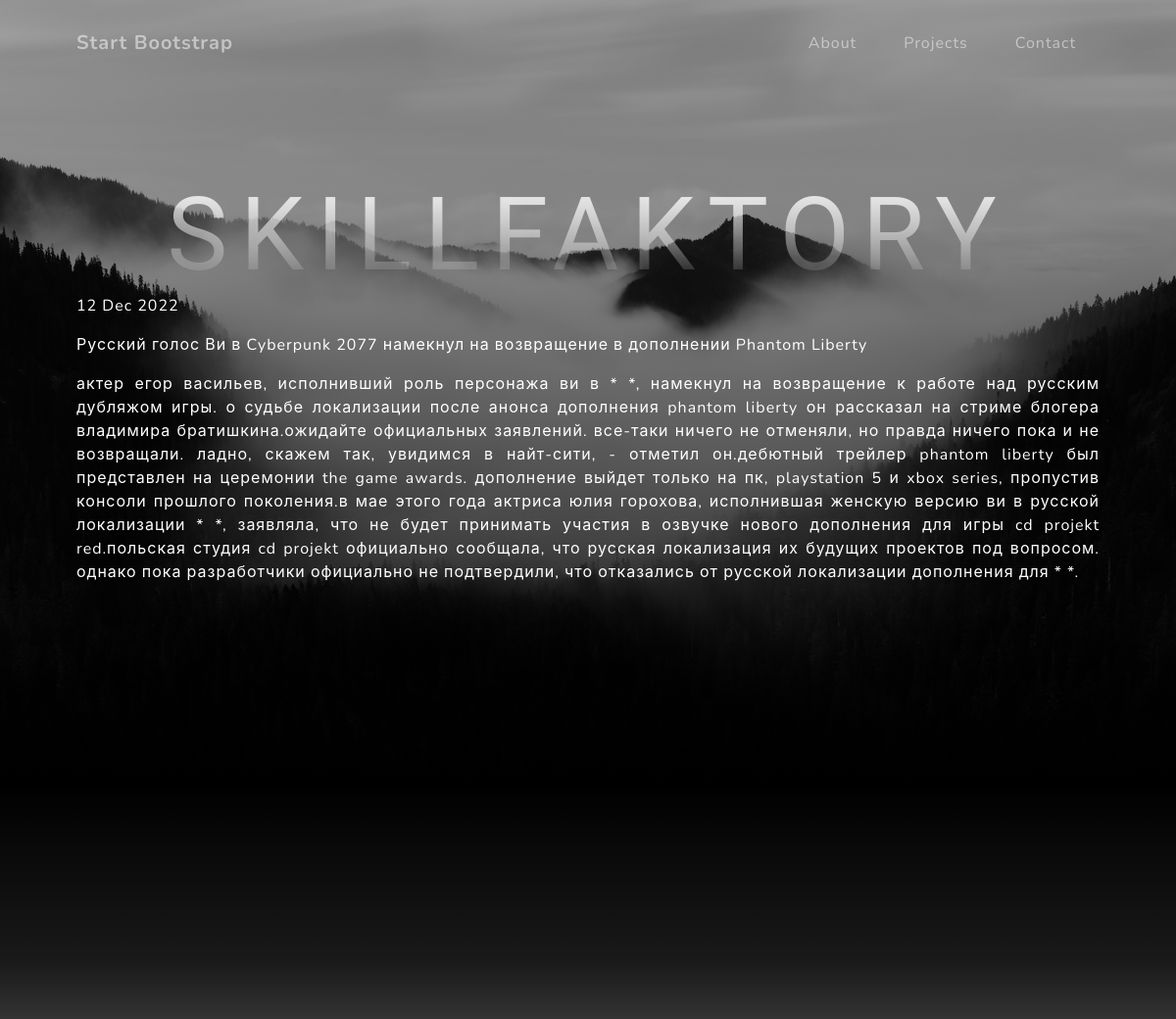
Screenshot of /news/1 with the database file from the repository.
### news/models.py (models this page shows, shortened)
class Post(models.Model):
    news = "NS"
    papers = "PP"
    event_choose = [(news, "Новость"), (papers, "Статья")]
    post_author = models.ForeignKey(Author, on_delete=models.CASCADE)
    categories = models.ManyToManyField(Category, through=PostCategory)
    time_in_post = models.DateTimeField(auto_now_add=True)
    event = models.CharField(choices=event_choose, max_length=2)
    title = models.CharField(max_length=199)
    post_text = models.TextField()
    post_rating = models.IntegerField(default=0)

### news/views.py (the view)
# urls.py: path('<int:pk>', PostDetail.as_view()),
class PostDetail(DetailView):
      model = Post
      template_name = 'post_id.html'
      context_object_name = 'post'

### news/templatetags/custom_filters.py (called while the page is built)
@register.filter(name='censor')
def censor(value):
    for sw in stop_words:
        value = value.lower().replace(sw.lower(), '*')
    return value

### templates/post_id.html (shortened to what this page needs)
{% extends 'flatpages/default.html' %}
{% load custom_filters %}
{% block content_id %}
<span style="color: #ffffff;">
               <p style="text-align: justify;">{{ post.time_in_post|date:'d M Y'  }}</p>
               <p style="text-align: justify;">{{ post.title }}</p>
               <p style="text-align: justify;">{{ post.post_text|censor}}</p>
</span>
{% endblock content_id %}

### templates/flatpages/default.html (shortened to what this page needs)
<!DOCTYPE html>
<html lang="en">
    <head>
        {% load static %}
        <link href="{% static 'css/styles.css' %}" rel="stylesheet" />
    </head>
    <body id="page-top">
        <nav class="navbar navbar-expand-lg navbar-light fixed-top" id="mainNav">
            <div class="container px-4 px-lg-5">
                <a class="navbar-brand" href="#page-top">Start Bootstrap</a>
                <div class="collapse navbar-collapse" id="navbarResponsive">
                    <ul class="navbar-nav ms-auto">
                        <li class="nav-item"><a class="nav-link" href="#about">About</a></li>
                        <li class="nav-item"><a class="nav-link" href="#projects">Projects</a></li>
                        <li class="nav-item"><a class="nav-link" href="#signup">Contact</a></li>
                    </ul>
                </div>
            </div>
        </nav>
        <header class="masthead">
            <div class="container px-4 px-lg-5 d-flex h-100 align-items-center justify-content-center">
                <div class="d-flex justify-content-center">
                    <div class="text-center">
                        <h1 class="mx-auto my-0 text-uppercase"> SkillFaktory</h1>
                        <div class="row gx-4 gx-lg-5 justify-content-center">{% block content_id %}{% endblock content_id %}
                    </div>
                </div>
            </div>
        </header>
        <section class="about-section text-center" id="about">
            <div class="container px-4 px-lg-5">
                <div class="row gx-4 gx-lg-5 justify-content-center">
                    <div class="col-lg-">
                    </div>
                </div>
            </div>
        </section>
</html>

### rows the page displays
Post: time_in_post "12 Dec 2022", title "Русский голос Ви в Cyberpunk 2077 намекнул на возвращение в дополнении Phantom Liberty", post_text|censor "актер егор васильев, исполнивший роль персонажа ви в * *, намекнул на возвращение к работе над русским дубляжом игры. о судьбе локализации после анонса дополнения phantom liberty он рассказал на стриме блогера владимира братишкина.ожидайте официальных заявлений. все-таки ничего не отменяли, но правда ничего пока и не возвращали. ладно, скажем так, увидимся в найт-сити, - отметил он.дебютный трейлер phantom liberty был представлен на церемонии the game awards. дополнение выйдет только на пк, playstation 5 и xbox series, пропустив консоли прошлого поколения.в мае этого года актриса юлия горохова, исполнившая женскую версию ви в русской локализации * *, заявляла, что не будет принимать участия…"
